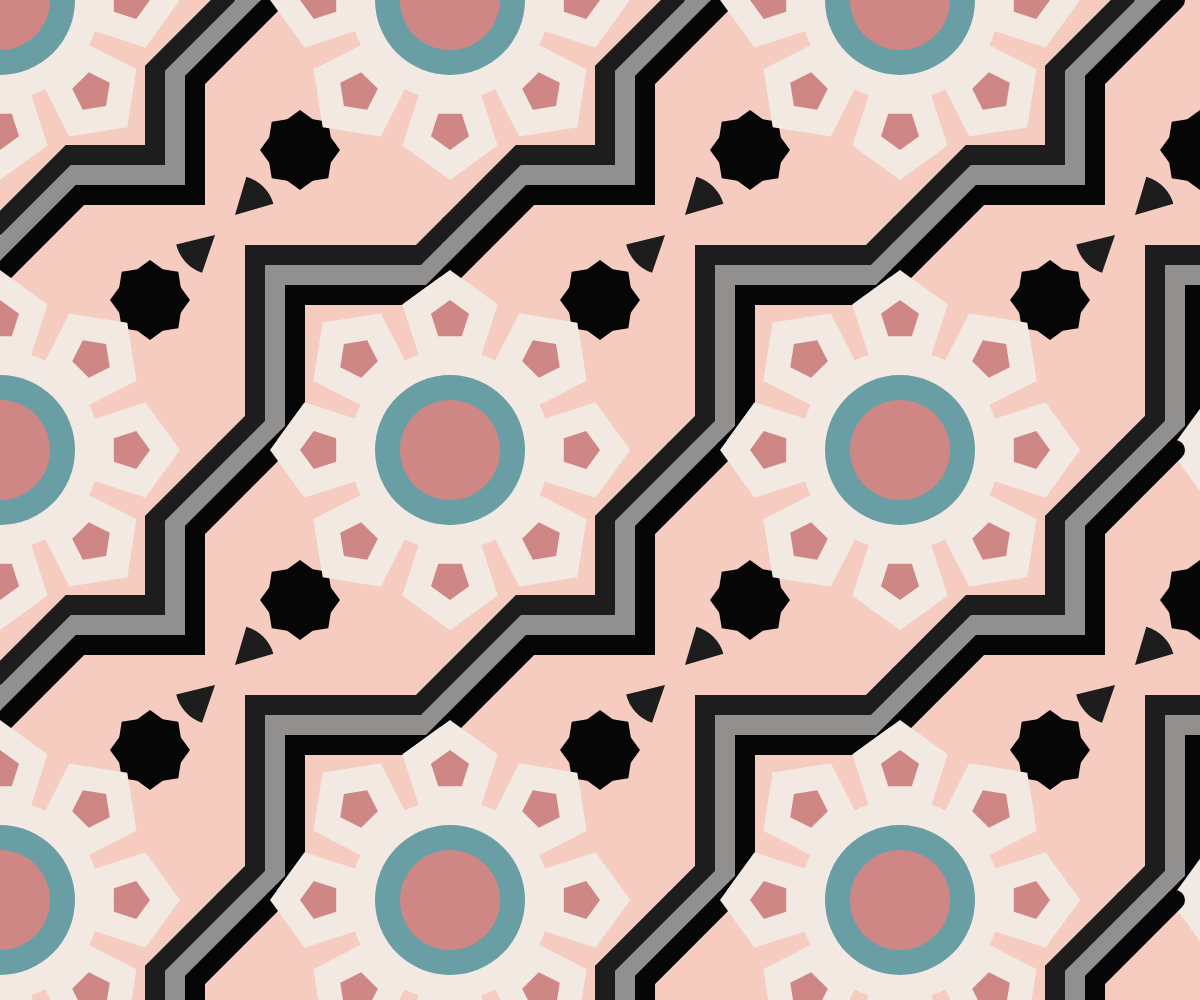
Frame 1 (no input)
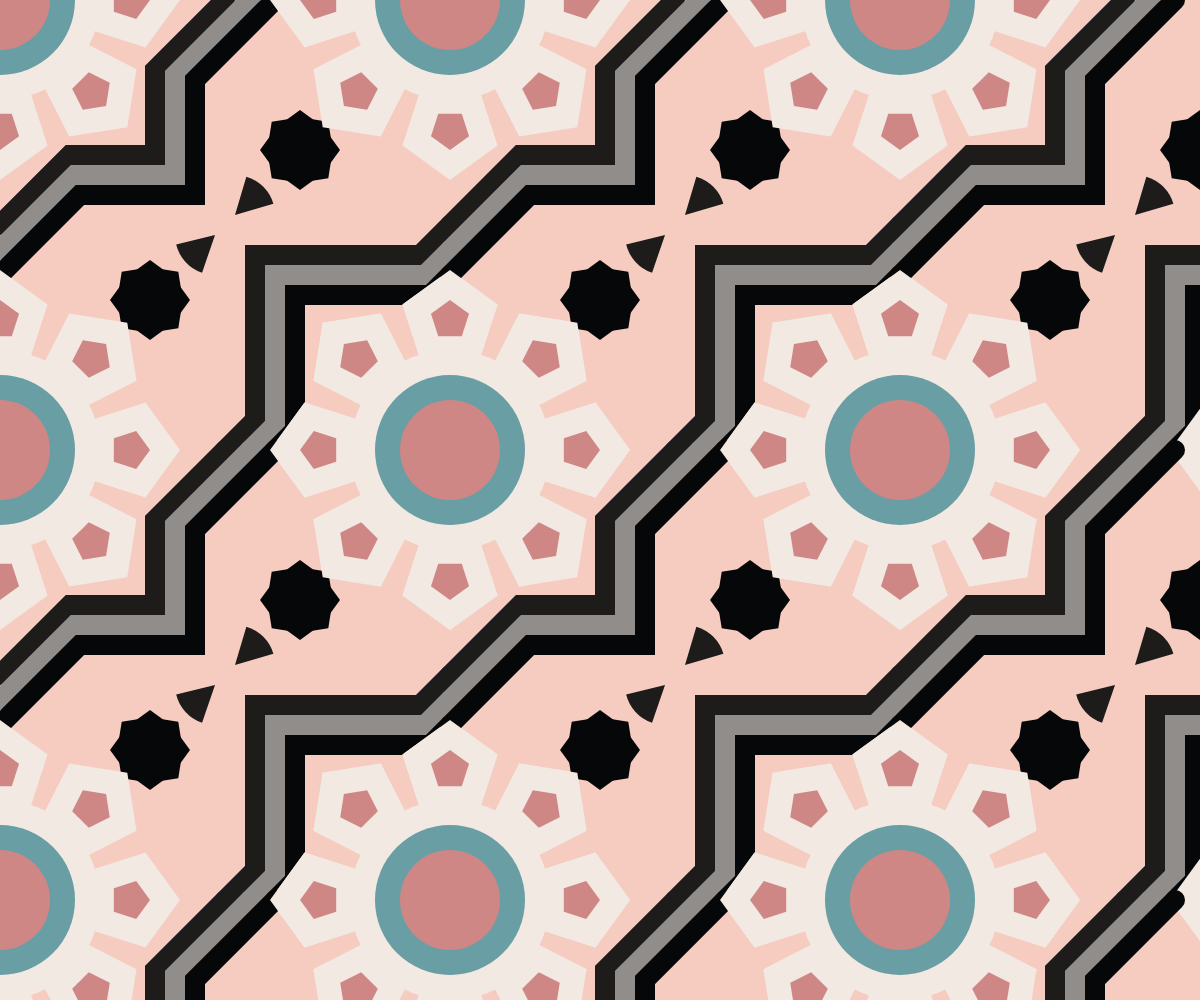
Frame 2 (the mouse pressed at the canvas centre, redrawn once)

The p5.js sketch that drew these frames (run headless with seeded random() and noise() and a simulated clock; the mouse was pressed at the canvas centre and the sketch redrawn once):

// p5.js sketch
// ── sketch.js
/*
 * Author: Archisha Bhattacharya
 * Course: CTCH 204 - Project 1
 * Description: Repeating tile pattern
 */

let colors;
let tileSize = 450;

function setup() {
  colors = [
    color("#F6CCC0"), // light pink
    color("#CE8785"), // dark pink
    color("#F2E9E2"), // antique white
    color("#E1CDAA"), // mustard
    color("#6F5651"), // brown
    color("#C1D2CA"), // light green
    color("#699EA4"), // turquoise
  ];
  createCanvas(windowWidth, windowHeight);
  noLoop(); //uncomment to stop loop and make colour static
}

function draw() {
  background(colors[0]);
  
  for (let i = 3; i < colors.length-1; i++) {
    colors[i] = color(
      128 + 128 * sin(frameCount * 0.01 + i),
      128 + 128 * sin(frameCount * 0.02 + i),
      128 + 128 * sin(frameCount * 0.03 + i)
    );
  }

  let colsToDraw = ceil(width / tileSize);
  let rowsToDraw = ceil(height / tileSize);

  // Draw a grid of tiles
  for (let row = 0; row < rowsToDraw; row++) {
    for (let col = 0; col < colsToDraw; col++) {
      let x = col * tileSize;
      let y = row * tileSize;

      drawTile(x, y);
    }
  }
}

function drawTile(tileX, tileY) {
  push();
  translate(tileX, tileY);

  // diagonal stripes
  drawTopDiagonalLine(0, 20, colors[4]);
  drawBottomDiagonalLine(0, 20, colors[4]);
  drawTopDiagonalLine(25, 20, colors[3]);
  drawBottomDiagonalLine(-25, 20, colors[3]);
  drawTopDiagonalLine(50, 20, colors[5]);
  drawBottomDiagonalLine(-50, 20, colors[5]);

  // triangle shapes in tiles
  drawTriangle(20, 160, colors[5]);
  drawTriangle(40, 160, colors[3]);
  drawTriangle(60, 160, colors[4]);
  drawTriangle(80, 160, colors[0]);

  drawTriangle(-20, -210, colors[4]);
  drawTriangle(-40, -210, colors[3]);
  drawTriangle(-60, -210, colors[5]);
  drawTriangle(-80, -210, colors[0]);

  //flower center in each corner of the tile
  cornerCircle(200, colors[2]);
  cornerCircle(150, colors[6]);
  cornerCircle(100, colors[1]);

  //draw pentagon petals
  drawPetal(0, 0, 50, 8, 130, colors[2]);
  drawPetal(450, 450, 50, 8, 130, colors[2]);

  drawPetal(0, 0, 20, 8, 130, colors[1]);
  drawPetal(450, 450, 20, 8, 130, colors[1]);

  // arcs and flower in the centre of the tile
  drawCenteredArc(10, 80);

  drawPetal(450 / 3, (2 * 450) / 3, 30, 8, 10, colors[5]);
  drawPetal((2 * 450) / 3, 450 / 3, 30, 8, 10, colors[5]);

  pop();
}

function drawCenteredArc(offset, arcHeight) {
  noStroke();
  fill(colors[4]);
  push();
  arc(450 / 2 + offset, 450 / 2 - offset, arcHeight, arcHeight, 5, 6);
  arc(450 / 2 - offset, 450 / 2 + offset, arcHeight, arcHeight, 1.9, 2.9);
  pop();
}

function cornerCircle(radius, fillColor) {
  noStroke();
  fill(fillColor);
  circle(0, 0, radius);
  circle(450, 450, radius);
}

function cornerInvertedCircle(radius, fillColor) {
  noStroke();
  fill(fillColor);
  circle(450, 0, radius);
  circle(0, 450, radius);
}

function drawPetal(
  centerX,
  centerY,
  petalSize,
  numPetals,
  flowerRadius,
  fillColor
) {
  noStroke();
  fill(fillColor);
  for (let i = 0; i < numPetals; i++) {
    let angle = (TWO_PI / numPetals) * i;
    let petalX = centerX + cos(angle) * flowerRadius;
    let petalY = centerY + sin(angle) * flowerRadius;

    push();
    translate(petalX, petalY);
    rotate(angle + PI);
    drawPentagon(0, 0, petalSize);
    pop();
  }
}

function drawPentagon(x, y, size) {
  const angleOffset = TWO_PI / 10;
  beginShape();
  for (let i = 0; i < 5; i++) {
    let angle = (TWO_PI / 5) * i + angleOffset;
    let vx = x + size * cos(angle);
    let vy = y + size * sin(angle);
    vertex(vx, vy);
  }
  endShape(CLOSE);
}

function drawTopDiagonalLine(offset, lineWidth, strokeColor) {
  strokeWeight(lineWidth);
  stroke(strokeColor);
  line(450 / 2 + offset, 0, 0, 450 / 2 + offset);
}

function drawBottomDiagonalLine(offset, lineWidth, strokeColor) {
  strokeWeight(lineWidth);
  stroke(strokeColor);
  line(450, 450 / 2 - offset, 450 / 2 - offset, 450);
}

function drawTriangle(offset1, offset2, fillColor) {
  noStroke();
  fill(fillColor);
  triangle(
    450 / 2 - offset1,
    450 / 2 - offset1,
    450 / 2 - offset1,
    450 / 2 - offset2,
    450 / 2 - offset2,
    450 / 2 - offset1
  );
}
